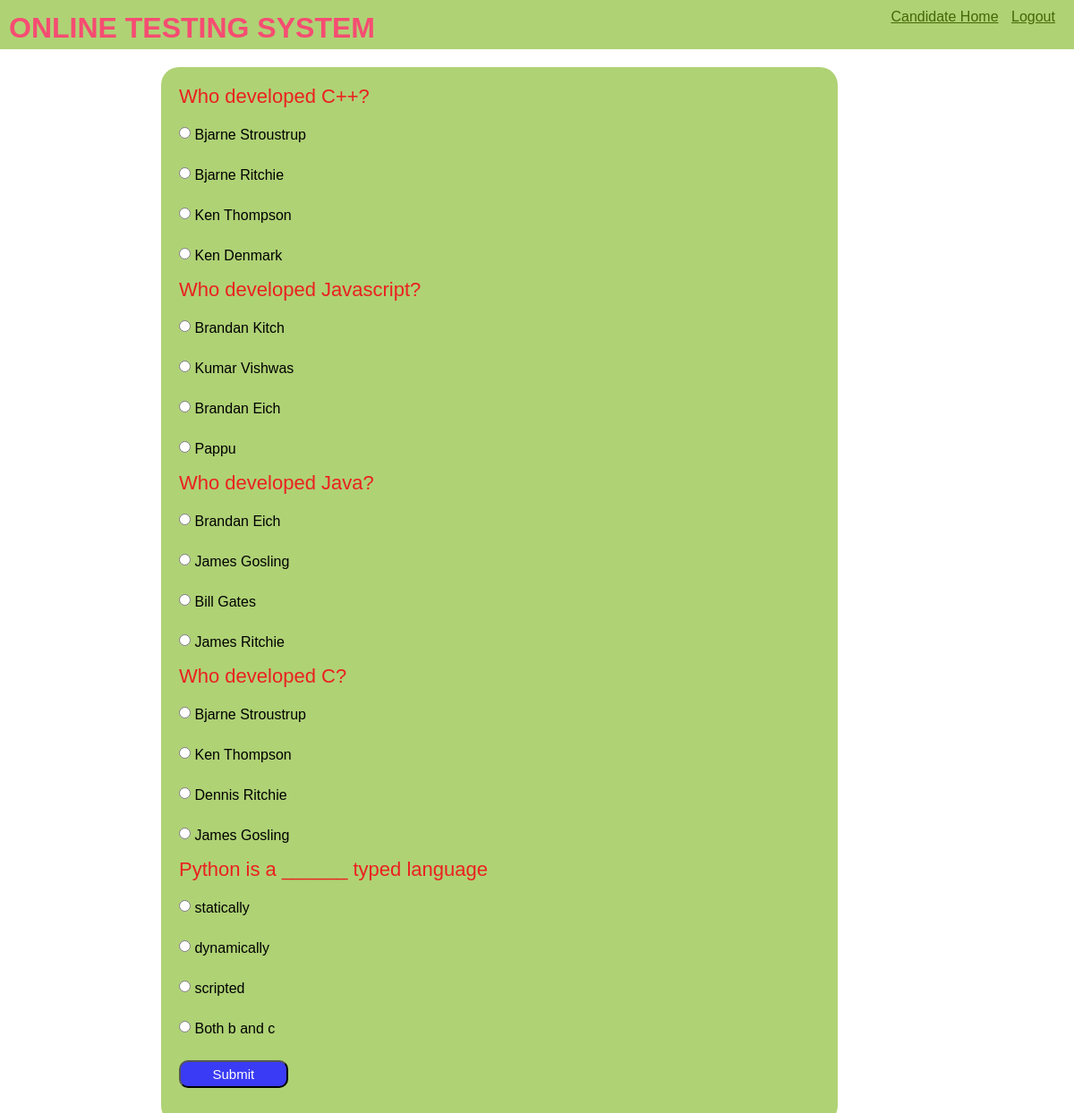
The app's page /OTS/testpaper/?n=5 (signed in) with its own data.
### OTS/models.py (models this page shows)
class Question(models.Model):
    qid=models.BigAutoField(primary_key=True,auto_created=True)
    ques=models.TextField()
    a=models.CharField(max_length=255)
    b=models.CharField(max_length=255)
    c=models.CharField(max_length=255)
    d=models.CharField(max_length=255)
    ans=models.CharField(max_length=255)

### OTS/views.py (the view)
# urls.py: path('testpaper/',testpaper,name='testPaper'),
def testpaper(request):
    if 'name' not in request.session.keys():
        res=HttpResponseRedirect("login")
    else:
        question_pool=list(Question.objects.all())
        n=int(request.GET['n'])
        random.shuffle(question_pool)
        question_list=question_pool[:n]
        context={'questions':question_list}
        res=render(request,'testpaper.html',context)
    return res

### OTS/templates/testpaper.html (shortened to what this page needs)
{% extends "master.html" %}
{% block menu %}
<a href="{% url 'OTS:home'%}">Candidate Home</a>
<a href="{% url 'OTS:login' %}">Logout</a>
{% endblock menu %}
{% block content %}
<form class="mcq" action="{% url 'OTS:calculateTest' %}" method="POST">
  {% for question in questions %}
  <div class="question">
    {{question.ques}}
  </div>
  <div class="options">
    <input type="radio" name="q{{question.qid}}" value="a">
    {{question.a}}
  </div>
  <div class="options">
    <input type="radio" name="q{{question.qid}}" value="b">
    {{question.b}}
  </div>
  <div class="options">
    <input type="radio" name="q{{question.qid}}" value="c">
    {{question.c}}
  </div>
  <div class="options">
    <input type="radio" name="q{{question.qid}}" value="d">
    {{question.d}}
  </div>
  {% endfor %}
  <input type="submit" value="Submit"  class="button">
</form>
{% endblock content %}

### OTS/static/theme.css (style rules this page uses)
* { margin: 0; padding: 0; box-sizing: border-box; font-family:'Gill Sans', 'Gill Sans MT', Calibri, 'Trebuchet MS', sans-serif; }
.top .menu a { color:#456705; min-width: 50px; margin-right: 10px; display: inline-block; }

### OTS/static/formstyle.css (style rules this page uses)
form { box-sizing: border-box; padding: 20px; border-radius: 20px; display: table; width: 100%; }
input { display: block; width: 30%; margin-bottom:20px ; height: 22px; font-size: 15px; }
.question { color: #eb2020; font-size: 22px; margin-bottom: 10px; }
.options { font-size:16px ; }
.options input { display: inline; width: fit-content; height: 15px; }
input { width: 100%; margin-top: 10px; }
.button { width: 17%; height: 10%; background-color: rgba(55, 55, 248, 0.974); color: white; border-radius: 10px; padding: 5px; cursor: pointer; text-align: center; box-shadow: 10p 10px grey; }
.mcq { background-color: #AFD275 ; width: 90%; }

### records on screen
Question: ques "Who developed C++?", a "Bjarne Stroustrup", b "Bjarne Ritchie", c "Ken Thompson", d "Ken Denmark"
Question: ques "Who developed Javascript?", a "Brandan Kitch", b "Kumar Vishwas", c "Brandan Eich", d "Pappu"
Question: ques "Who developed Java?", a "Brandan Eich", b "James Gosling", c "Bill Gates", d "James Ritchie"
Question: ques "Who developed C?", a "Bjarne Stroustrup", b "Ken Thompson", c "Dennis Ritchie", d "James Gosling"
Question: ques "Python is a ______ typed language", a "statically", b "dynamically", c "scripted", d "Both b and c"
